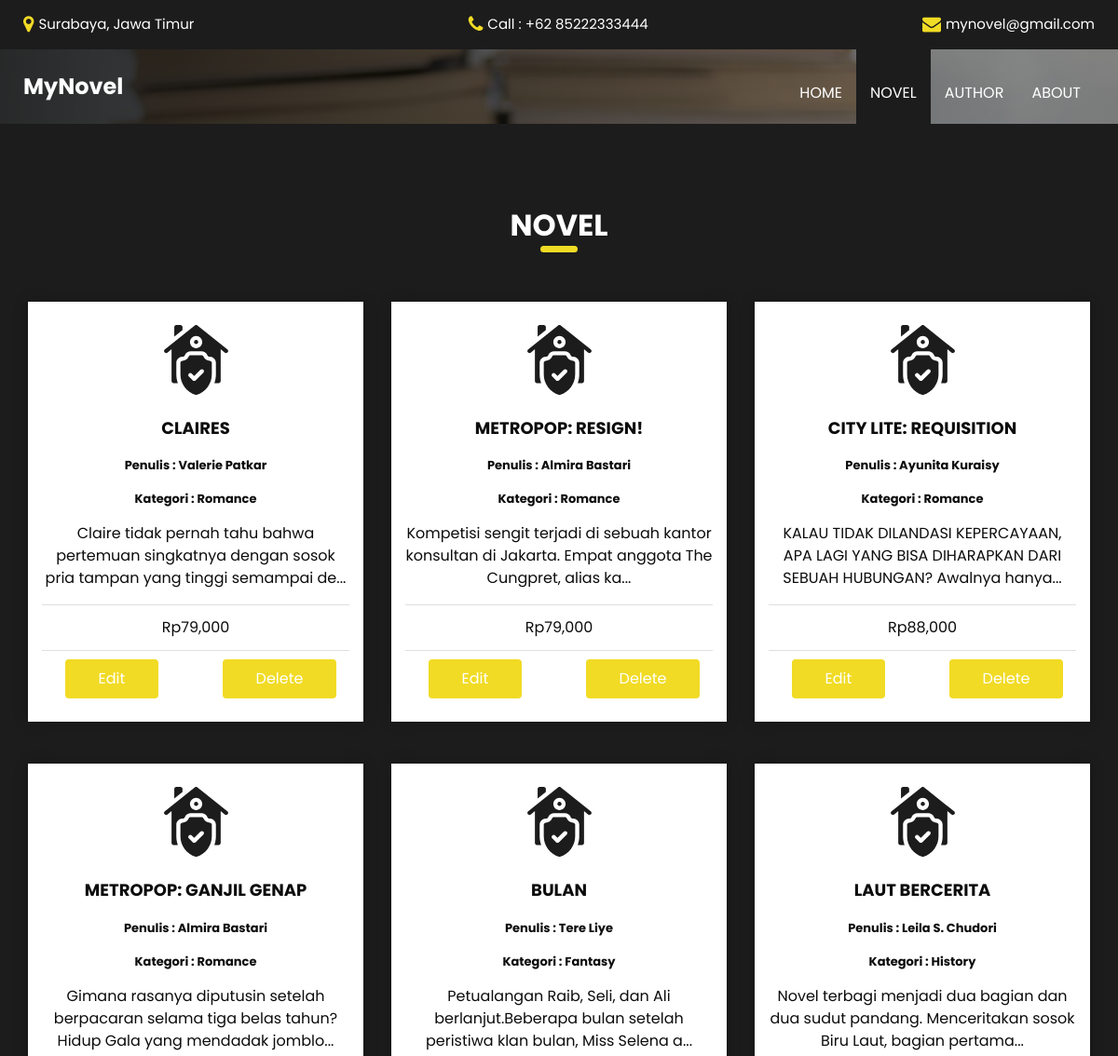
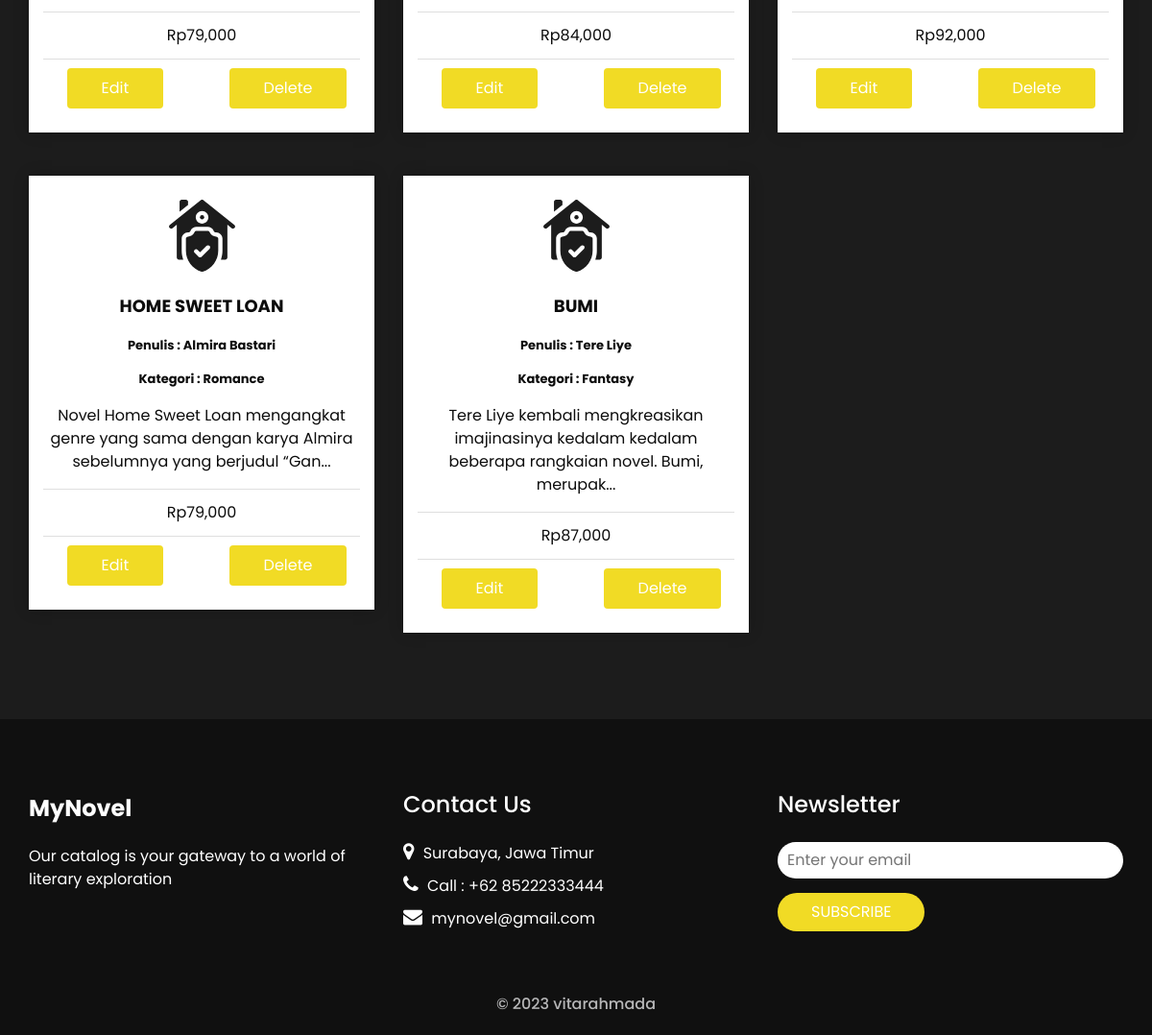
Page /novel.php on the committed database (2 pictures, top to bottom).
### tables this page shows
CREATE TABLE `novel` (
  `id_novel` int(11) NOT NULL,
  `id_kategori` int(11) NOT NULL,
  `id_penulis` int(11) NOT NULL,
  `judul` varchar(255) NOT NULL,
  `ket` text NOT NULL,
  `harga` int(11) NOT NULL
);

CREATE TABLE `penulis` (
  `id_penulis` int(11) NOT NULL,
  `nama_penulis` varchar(255) NOT NULL
);

CREATE TABLE `kategori` (
  `id_kategori` int(11) NOT NULL,
  `nama_kategori` varchar(255) NOT NULL
);

### novel.php (the view, shortened to what this page needs)
<!DOCTYPE html>
<html>
<head>
    <link rel="stylesheet" type="text/css" href="css/bootstrap.css" />
    <link href="css/style.css" rel="stylesheet" />
    <link href="css/responsive.css" rel="stylesheet" />
</head>
<body class="sub_page">
    <div class="hero_area">
        <div class="hero_bg_box">
            <div class="img-box">
                <img src="images/about.jpg" alt="">
            </div>
        </div>
        <header class="header_section">
            <div class="header_top">
                <div class="container-fluid">
                    <div class="contact_link-container">
                        <a href="" class="contact_link1">
                            <i class="fa fa-map-marker" aria-hidden="true"></i>
                            <span>
                                Surabaya, Jawa Timur
                            </span>
                        </a>
                        <a href="" class="contact_link2">
                            <i class="fa fa-phone" aria-hidden="true"></i>
                            <span>
                                Call : +62 85222333444
                            </span>
                        </a>
                        <a href="" class="contact_link3">
                            <i class="fa fa-envelope" aria-hidden="true"></i>
                            <span>
                                mynovel@gmail.com
                            </span>
                        </a>
                    </div>
                </div>
            </div>
            <div class="header_bottom">
                <div class="container-fluid">
                    <nav class="navbar navbar-expand-lg custom_nav-container">
                        <a class="navbar-brand" href="index.html">
                            <span>
                                MyNovel
                            </span>
                        </a>
                        <div class="collapse navbar-collapse ml-auto" id="navbarSupportedContent">
                            <ul class="navbar-nav  ">
                                <li class="nav-item">
                                    <a class="nav-link" href="index.php">Home <span class="sr-only">(current)</span></a>
                                </li>
                                <li class="nav-item active">
                                    <a class="nav-link" href="novel.php"> NOVEL</a>
                                </li>
                                <li class="nav-item">
                                    <a class="nav-link" href="penulis.php"> AUTHOR</a>
                                </li>
                                <li class="nav-item">
                                    <a class="nav-link" href="about.html"> ABOUT</a>
                                </li>
                            </ul>
                        </div>
                    </nav>
                </div>
            </div>
        </header>
    </div>
    <section class="service_section layout_padding ">
        <div class="container">
            <div class="heading_container heading_center">
                <h2>
                    NOVEL
                </h2>
            </div>
            <div class="row">
                <?php
                include "back-end/connection.php";
                $novel = mysqli_query($connection, "SELECT * FROM novel JOIN penulis ON novel.id_penulis = penulis.id_penulis JOIN kategori ON novel.id_kategori = kategori.id_kategori");
                foreach ($novel as $key => $novel1) {
                ?>
                    <div class="col-md-4">
                        <div class="box ">
                            <div class="img-box">
                            </div>
                            <div class="detail-box">
                                <h6>
                                    <?php echo $novel1["judul"]; ?>
                                </h6>
                                <p style="font-weight: bold; font-size:small">
                                    Penulis : <?php echo $novel1["nama_penulis"]; ?>
                                </p>
                                <p style="font-weight: bold; font-size:small">
                                    Kategori : <?php echo $novel1["nama_kategori"]; ?>
                                </p>
                                <p>
                                    <?php
                                    echo substr($novel1["ket"], 0, 100) . "...";
                                    ?>
                                </p>
                                <ul class="list-group list-group-flush">
                                    <li class="list-group-item">Rp<?php echo number_format($novel1["harga"]); ?></li>
                                </ul>
                                <div class="row">
                                    <div class="col">
                                        <a href="edit_novel.php?id_novel=<?php echo $novel1["id_novel"] ?>" class="btn">Edit</a>
                                    </div>
                                    <div class="col">
                                        <a href="back-end/proses_delete_novel.php?id_novel=<?php echo $novel1["id_novel"] ?>" class="btn" onclick="return confirm('Are you sure you want to delete this item?');">Delete</a>
                                    </div>
                                </div>
                            </div>
                        </div>
                    </div>
                <?php } ?>
            </div>
        </div>
    </section>
    <section class="info_section ">
        <div class="container">
            <div class="row">
                <div class="col-md-4">
                    <div class="info_logo">
                        <a class="navbar-brand" href="index.html">
                            <span>
                                MyNovel
                            </span>
                        </a>
                        <p>
                            Our catalog is your gateway to a world of literary exploration
                        </p>
                    </div>
                </div>
                <div class="col-md-4">
                    <div class="info_info">
                        <h5>
                            Contact Us
                        </h5>
                    </div>
                    <div class="info_contact">
                        <a href="" class="">
                            <i class="fa fa-map-marker" aria-hidden="true"></i>
                            <span>
                                Surabaya, Jawa Timur
                            </span>
                        </a>
                        <a href="" class="">
                            <i class="fa fa-phone" aria-hidden="true"></i>
                            <span>
                                Call : +62 85222333444
                            </span>
                        </a>
                        <a href="" class="">
                            <i class="fa fa-envelope" aria-hidden="true"></i>
                            <span>
                                mynovel@gmail.com
                            </span>
                        </a>
                    </div>
                </div>
                <div class="col-md-4">
                    <div class="info_form ">
                        <h5>
                            Newsletter
                        </h5>
                        <form action="#">
                            <input type="email" placeholder="Enter your email">
                            <button>
                                Subscribe
                            </button>
                        </form>
                    </div>
                </div>
            </div>
        </div>
    </section>
    <footer class="container-fluid footer_section">
        <p>
            &copy; <span id="currentYear"></span> vitarahmada
        </p>
    </footer>
</body>
</html>

### css/responsive.css (style rules this page uses)
@media (min-width: 1200px) { .container { max-width: 1170px; } }

### rows in the picture
novel: judul "CLAIRES", id_penulis.nama_penulis "Valerie Patkar", id_kategori.nama_kategori "Romance", ket "Claire tidak pernah tahu bahwa pertemuan singkatnya dengan sosok pria tampan yang tinggi semampai de", harga "79,000"
novel: judul "METROPOP: RESIGN!", id_penulis.nama_penulis "Almira Bastari", id_kategori.nama_kategori "Romance", ket "Kompetisi sengit terjadi di sebuah kantor konsultan di Jakarta. Empat anggota The Cungpret, alias ka", harga "79,000"
novel: judul "CITY LITE: REQUISITION", id_penulis.nama_penulis "Ayunita Kuraisy", id_kategori.nama_kategori "Romance", ket "KALAU TIDAK DILANDASI KEPERCAYAAN, APA LAGI YANG BISA DIHARAPKAN DARI SEBUAH HUBUNGAN? Awalnya hanya", harga "88,000"
novel: judul "METROPOP: GANJIL GENAP", id_penulis.nama_penulis "Almira Bastari", id_kategori.nama_kategori "Romance", ket "Gimana rasanya diputusin setelah berpacaran selama tiga belas tahun? Hidup Gala yang mendadak jomblo", harga "79,000"
novel: judul "BULAN", id_penulis.nama_penulis "Tere Liye", id_kategori.nama_kategori "Fantasy", ket "Petualangan Raib, Seli, dan Ali berlanjut.Beberapa bulan setelah peristiwa klan bulan, Miss Selena a", harga "84,000"
novel: judul "LAUT BERCERITA", id_penulis.nama_penulis "Leila S. Chudori", id_kategori.nama_kategori "History", ket "Novel terbagi menjadi dua bagian dan dua sudut pandang. Menceritakan sosok Biru Laut, bagian pertama", harga "92,000"
novel: judul "HOME SWEET LOAN", id_penulis.nama_penulis "Almira Bastari", id_kategori.nama_kategori "Romance", ket "Novel Home Sweet Loan mengangkat genre yang sama dengan karya Almira sebelumnya yang berjudul “Gan", harga "79,000"
novel: judul "BUMI", id_penulis.nama_penulis "Tere Liye", id_kategori.nama_kategori "Fantasy", ket "Tere Liye kembali mengkreasikan imajinasinya kedalam kedalam beberapa rangkaian novel. Bumi, merupak", harga "87,000"
